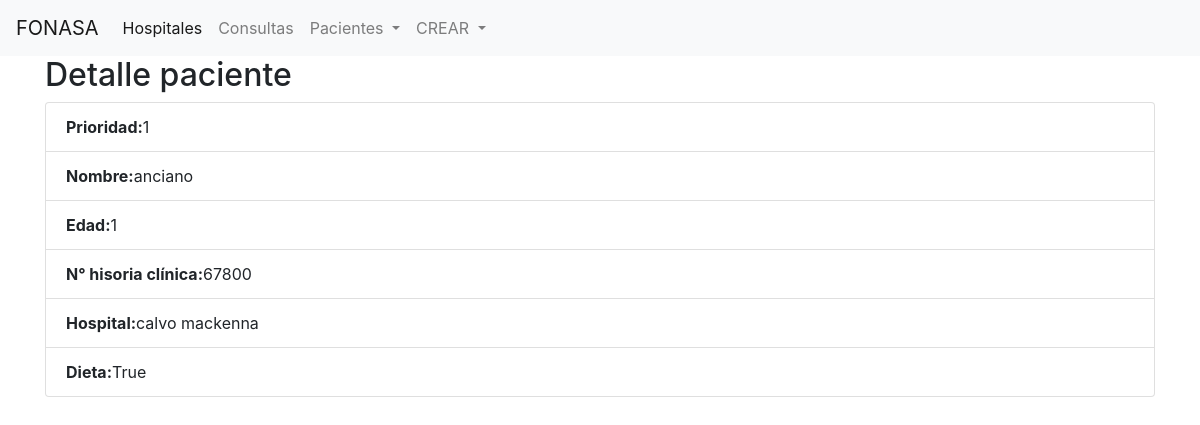
The app's page /panciano/7/ with its own data.
### main/models.py (models this page shows, shortened)
class Paciente(models.Model):
    prioridad = models.PositiveIntegerField()
    nombre = models.CharField(max_length=60)
    edad = models.PositiveIntegerField()
    n_hist_clinica = models.PositiveIntegerField("N° historia clínica")
    hospitales = models.ForeignKey(Hospital, on_delete=models.CASCADE)
    class Meta:
        verbose_name = 'Paciente'
        verbose_name_plural = 'Pacientes'
        ordering = ('pk',)

class Hospital(models.Model):
    nombre = models.CharField(max_length=60)
    class Meta:
        verbose_name = 'Hospital'
        verbose_name_plural = 'Hospitales'
        ordering = ('nombre',)
    def __str__(self):
        return self.nombre

class Panciano(Paciente):
    tiene_dieta = models.BooleanField(default=False)
    class Meta:
        verbose_name = 'Panciano'
        verbose_name_plural = 'Pancianos'
        ordering = ('pk',)

### main/views.py (the view)
# urls.py: path('panciano/<int:pk>/', PancianoDetailView.as_view(), name='panciano_detail'),
class PancianoDetailView(DetailView):
    model = Panciano
    template_name = 'panciano_detail.html'

### main/templates/panciano_detail.html
{% extends "base.html" %}
{% block content %}
<h2>Detalle paciente</h2>
<ul class="list-group">
    <li class="list-group-item"><b>Prioridad:</b>{{ object.prioridad }}</li>
    <li class="list-group-item"><b>Nombre:</b>{{ object.nombre }}</li>
    <li class="list-group-item"><b>Edad:</b>{{ object.edad }}</li>
    <li class="list-group-item"><b>N° hisoria clínica:</b>{{ object.n_hist_clinica }}</li>
    <li class="list-group-item"><b>Hospital:</b>{{ object.hospitales }}</li>
    <li class="list-group-item"><b>Dieta:</b>{{ object.tiene_dieta }}</li>
</ul>
{%  endblock content%}

### records on screen
Paciente: prioridad "1", nombre "anciano", edad "1", n_hist_clinica "67800", hospitales "calvo mackenna"
Panciano: tiene_dieta "True"
